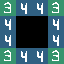

A level layout from a 2D game, rendered from its tile map. Below: a short description, then the map file with its tile-grid data intact:
An orthogonal 4x4 tile map with 16x16 px tiles, 1 tile layer (set).

<map version="1.8" tiledversion="1.8.2" orientation="orthogonal" renderorder="right-down" width="4" height="4" tilewidth="16" tileheight="16" infinite="0" nextlayerid="6" nextobjectid="1">
 <tileset firstgid="1" source="../spr_test_tileset.tsx" />
 <layer id="1" name="set" width="4" height="4">
  <data encoding="csv">
4,5,5,4,
5,0,0,5,
5,0,0,5,
4,5,5,4
</data>
 </layer>
</map>
